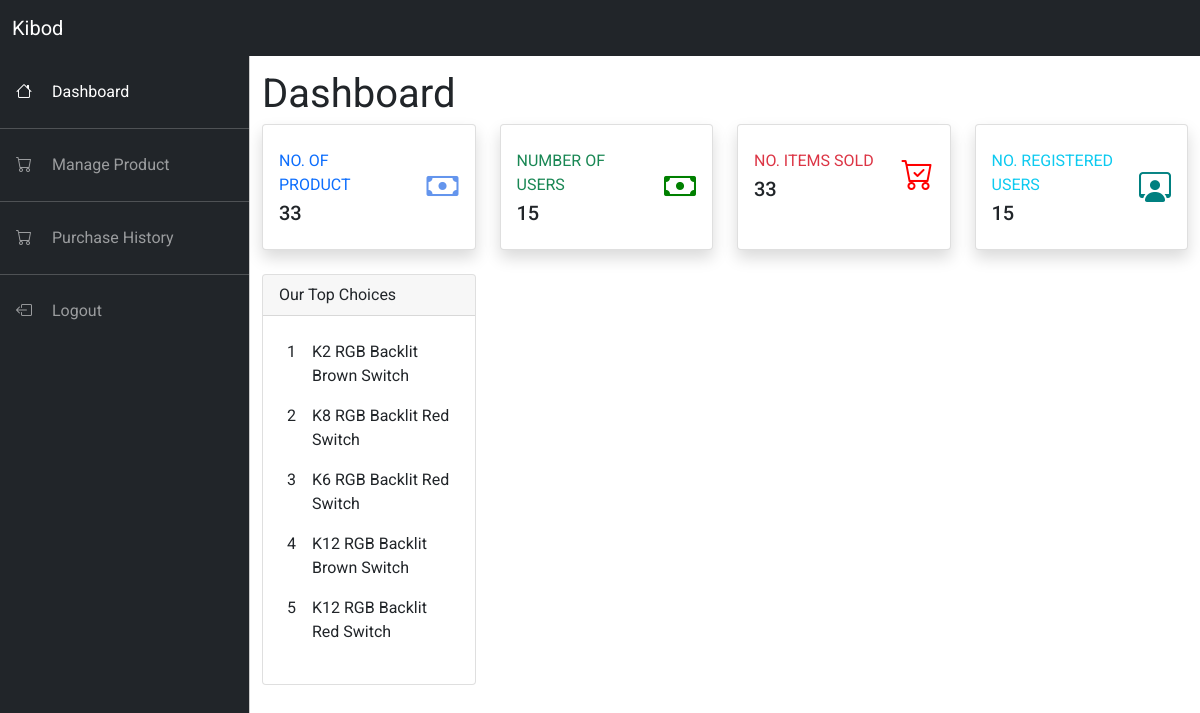
Screenshot of /admin/dashboard.php with the database file from the repository.
### tables this page shows
CREATE TABLE IF NOT EXISTS `product` (
  `id` int(11) NOT NULL AUTO_INCREMENT,
  `type` varchar(50) DEFAULT NULL,
  `name` varchar(100) DEFAULT NULL,
  `image` varchar(1000) DEFAULT NULL,
  `price` float DEFAULT NULL,
  `date_created` datetime DEFAULT CURRENT_TIMESTAMP,
  `date_update` datetime DEFAULT CURRENT_TIMESTAMP ON UPDATE CURRENT_TIMESTAMP,
  PRIMARY KEY (`id`)
);

### model/product.php (called while the page is built, shortened)
<?php
class product
{
    function countProduct() {
        $conn = new mysqli(DB_HOST, DB_USER, DB_PASSWORD, DB_DATABASE);
        $sql = "SELECT COUNT(id) FROM product";
        $result = $conn->query($sql);
        $row = $result->fetch_array();
        return $row;
    }
    function getThreeProduct() {
        $conn = new mysqli(DB_HOST, DB_USER, DB_PASSWORD, DB_DATABASE);
        $sql = "SELECT name FROM product WHERE ID IN(25, 31, 38, 17, 37)";
        $result = $conn->query($sql);
        return $result;
    }
}

### model/user.php (called while the page is built, shortened)
<?php
class User
{
    function countUser()
    {
        $conn = new mysqli(DB_HOST, DB_USER, DB_PASSWORD, DB_DATABASE);
        $sql = "SELECT COUNT(username) FROM user";
        $result = $conn->query($sql);
        $row = $result->fetch_array();
        return $row;
    }
}

### admin/dashboard.php (the view, shortened to what this page needs)
<?php
require_once("../model/product.php");
$product = new product();
$countProduct = $product->countProduct();
require_once("../model/user.php");
$user = new User();
$countUser = $user->countUser();
?>
<!DOCTYPE html>
<html lang="en">
<head>
    <link rel="stylesheet" href="../css/bootstrap.min.css">
    <link rel="stylesheet" href="https://cdn.jsdelivr.net/npm/bootstrap-icons@1.7.2/font/bootstrap-icons.css">
    <link rel="stylesheet" href="../css/admin.css">
</head>
<body>
    <nav class="navbar navbar-expand-lg navbar-dark bg-dark fixed-top">
        <div class="container-fluid">
            <a class="navbar-brand me-auto " href="#">Kibod</a>
        </div>
    </nav>
    <div class="offcanvas offcanvas-start bg-dark text-white sidebar-nav" tabindex="-1" id="offcanvasExample" aria-labelledby="offcanvasExampleLabel">
        <div class="offcanvas-body p-0">
            <nav class="navbar-dark">
                <ul class="navbar-nav my-3">
                    <li><a href="dashboard.php" class="nav-link px-3 active">
                            <span class="me-3">
                                <i class="bi bi-house"></i>
                            </span>
                            <span>Dashboard</span>
                        </a>
                    </li>
                    <li class="my-2">
                        <hr class="dropdown-divider">
                    </li>
                    <li><a href="products.php" class="nav-link px-3">
                            <span class="me-3">
                                <i class="bi bi-cart"></i>
                            </span>
                            <span>Manage Product</span>
                        </a>
                    </li>
                    <li class="my-2">
                        <hr class="dropdown-divider">
                    </li>
                    <li><a href="history.php" class="nav-link px-3">
                            <span class="me-3">
                                <i class="bi bi-cart"></i>
                            </span>
                            <span>Purchase History</span>
                        </a>
                    </li>
                    <li class="my-2">
                        <hr class="dropdown-divider">
                    </li>
                    <li><a href="../logout.php" class="nav-link px-3">
                            <span class="me-3">
                                <i class="bi bi-box-arrow-left"></i>
                            </span>
                            <span>Logout</span>
                        </a>
                    </li>
                </ul>
            </nav>
        </div>
    </div>
    <main class="mt-5 pt-3">
        <div class="container-fluid">
            <div class="row">
                <div class="col-md-12 fs-1">
                    Dashboard
                </div>
            </div>
            <div class="row">
                <div class="col-xl-3 col-md-6 mb-4">
                    <div class="card border-left-primary shadow h-100 py-2">
                        <div class="card-body">
                            <div class="row no-gutters align-items-center">
                                <div class="col mr-2">
                                    <div class="text-xs font-weight-bold text-primary text-uppercase mb-1">
                                        No. of Product</div>
                                    <div class="h5 mb-0 font-weight-bold text-gray-800"><?= $countProduct[0]; ?></div>
                                </div>
                                <div class="col-auto">
                                    <i class="bi bi-cash" style="font-size: 2rem; color: cornflowerblue;"></i>
                                </div>
                            </div>
                        </div>
                    </div>
                </div>
                <div class="col-xl-3 col-md-6 mb-4">
                    <div class="card border-left-primary shadow h-100 py-2">
                        <div class="card-body">
                            <div class="row no-gutters align-items-center">
                                <div class="col mr-2">
                                    <div class="text-xs font-weight-bold text-success text-uppercase mb-1">
                                        Number of Users </div>
                                    <div class="h5 mb-0 font-weight-bold text-gray-800"><?= $countUser[0]; ?></div>
                                </div>
                                <div class="col-auto">
                                    <i class="bi bi-cash" style="font-size: 2rem; color: green;"></i>
                                </div>
                            </div>
                        </div>
                    </div>
                </div>
                <div class="col-xl-3 col-md-6 mb-4">
                    <div class="card border-left-primary shadow h-100 py-2">
                        <div class="card-body">
                            <div class="row no-gutters align-items-center">
                                <div class="col mr-2">
                                    <div class="text-xs font-weight-bold text-danger text-uppercase mb-1">
                                        No. Items Sold</div>
                                    <div class="h5 mb-0 font-weight-bold text-gray-800"><?= $countProduct[0]; ?></div>
                                </div>
                                <div class="col-auto">
                                    <i class="bi bi-cart-check" style="font-size: 2rem; color: red"></i>
                                </div>
                            </div>
                        </div>
                    </div>
                </div>
                <div class="col-xl-3 col-md-6 mb-4">
                    <div class="card border-left-primary shadow h-100 py-2">
                        <div class="card-body">
                            <div class="row no-gutters align-items-center">
                                <div class="col mr-2">
                                    <div class="text-xs font-weight-bold text-info text-uppercase mb-1">
                                        No. Registered Users</div>
                                    <div class="h5 mb-0 font-weight-bold text-gray-800"><?= $countUser[0]; ?></div>
                                </div>
                                <div class="col-auto">
                                    <i class="bi bi-person-workspace" style="font-size: 2rem; color: teal;"></i>
                                </div>
                            </div>
                        </div>
                    </div>
                </div>
            </div>
            <div class="row">
                <div class="col-md-3">
                    <div class="card">
                        <div class="card-header">
                            Our Top Choices
                        </div>
                        <div class="card-body">
                            <table class="table table-borderless">
                            <?php
                                require_once("../model/product.php");
                                $product = new product();
                                $result = $product->getThreeProduct();
                                $num=0;
                                foreach($result as $row) {
                            ?>
                                <tbody>
                                    <tr>
                                        <td scope="row"><?= $num+1; ?></td>
                                        <td><?= $row['name']; ?></td>
                                    </tr>
                                </tbody>
                            <?php
                            $num++;
                        }
                            ?>
                            </table>
                        </div>
                    </div>
                </div>
            </div>
        </div>
    </main>
</body>
</html>

### css/admin.css (style rules this page uses)
body { font-family : 'Roboto', sans-serif !important; background-size : cover; }
:root { --offcanvas-width: 250px; --topNavbarHeight: 56px; }
.sidebar-nav { width: var(--offcanvas-width); }
@media (min-width: 992px) { body { overflow: auto !important; } }
@media (min-width: 992px) { main { margin-left: var(--offcanvas-width); } }
@media (min-width: 992px) { .sidebar-nav { transform: none; visibility: visible !important; top: var(--topNavbarHeight); height: calc(100% - var(--topNavbarHeight)); } }

### rows the page displays
product: name "K2 RGB Backlit Brown Switch"
product: name "K8 RGB Backlit Red Switch"
product: name "K6 RGB Backlit Red Switch"
product: name "K12 RGB Backlit Brown Switch"
product: name "K12 RGB Backlit Red Switch"

### other values shown
$countProduct[0] "33"
$countUser[0] "15"
